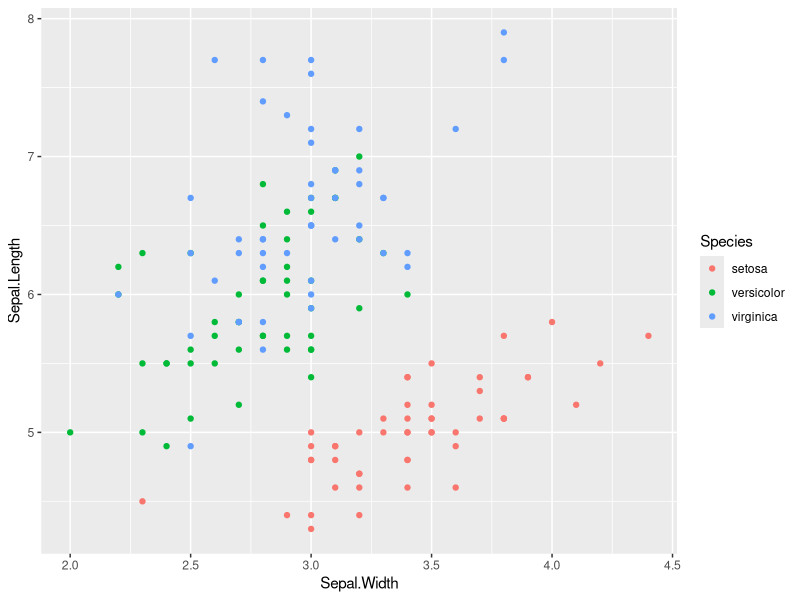
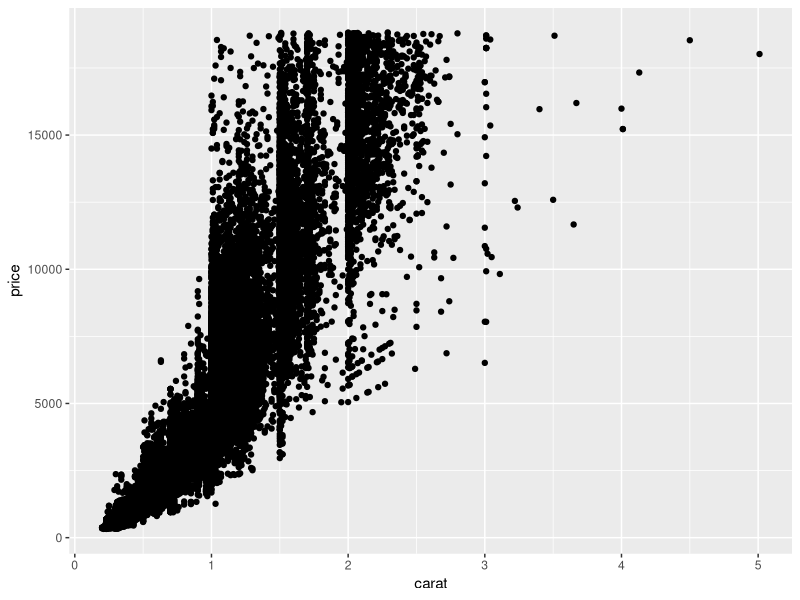
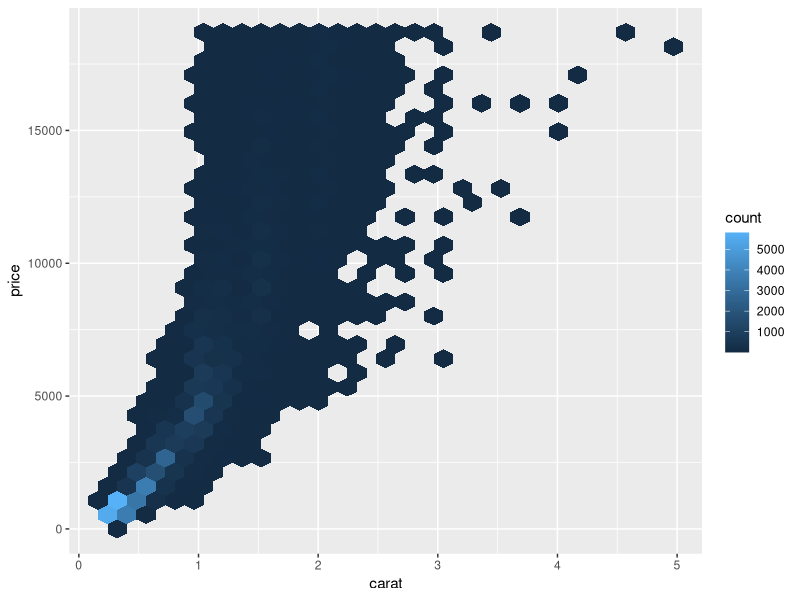
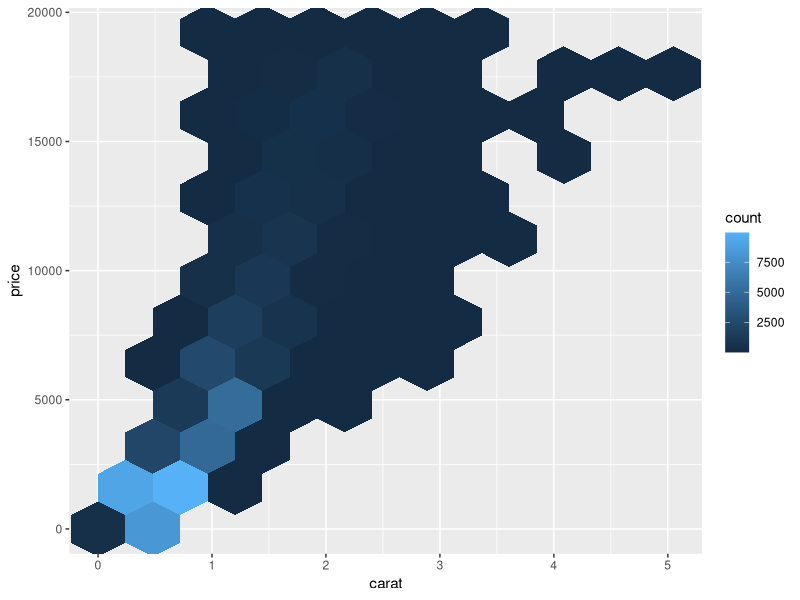
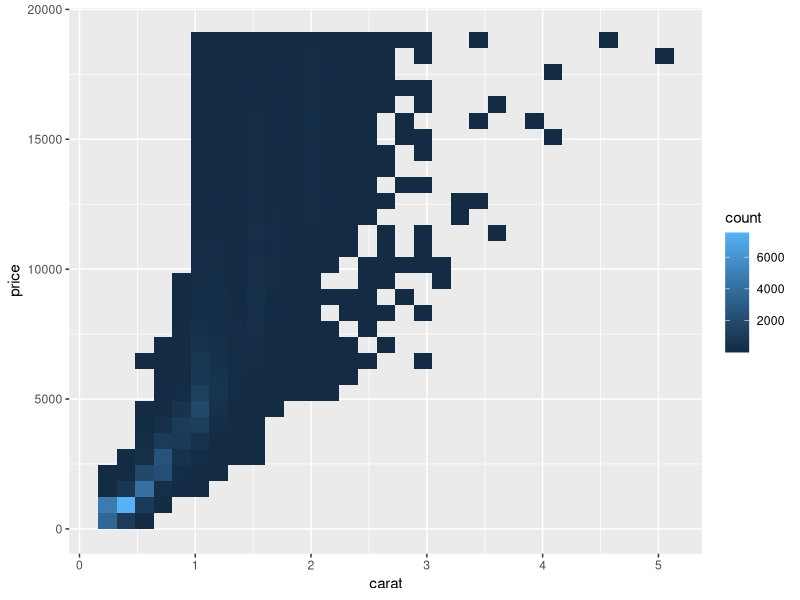
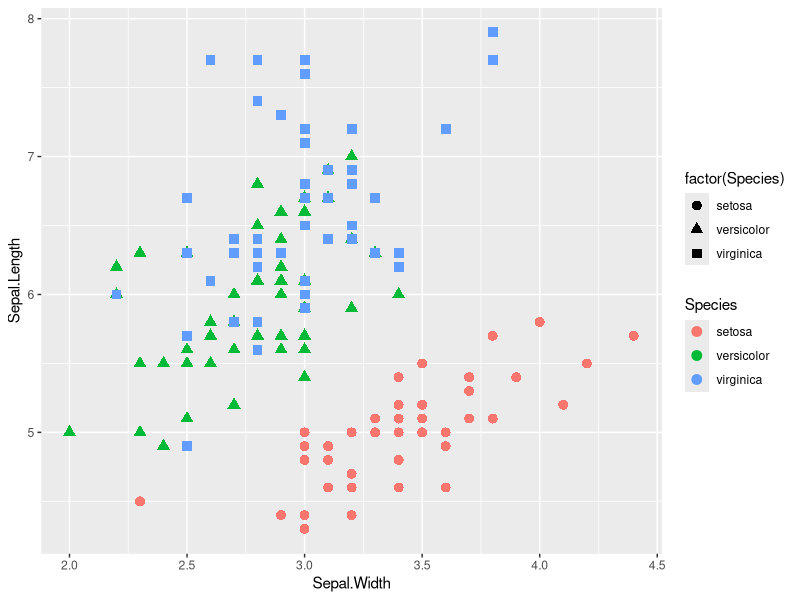

Generate these figures, in order, with R:
## ---- chunk 1
library(ggplot2)
## ---- chunk 2
ggplot(iris, aes(x = Sepal.Width, y = Sepal.Length, color = Species)) + 
    geom_point()
## ---- chunk 3
ggplot(diamonds, aes(x = carat, y = price)) + 
  geom_point()
## ---- chunk 4
g <- ggplot(diamonds, aes(x = carat, y = price))
g + 
  geom_hex()
## ---- chunk 5
g <- ggplot(diamonds, aes(x = carat, y = price))
g + 
  geom_hex(bins = 10)
## ---- chunk 6
g <- ggplot(diamonds, aes(x = carat, y = price))
g + 
  geom_bin2d()
## ---- chunk 7
ggplot(iris, aes(x = Sepal.Width, y = Sepal.Length, color = Species)) + 
  geom_point(aes(shape = factor(Species)), , size = 3)
